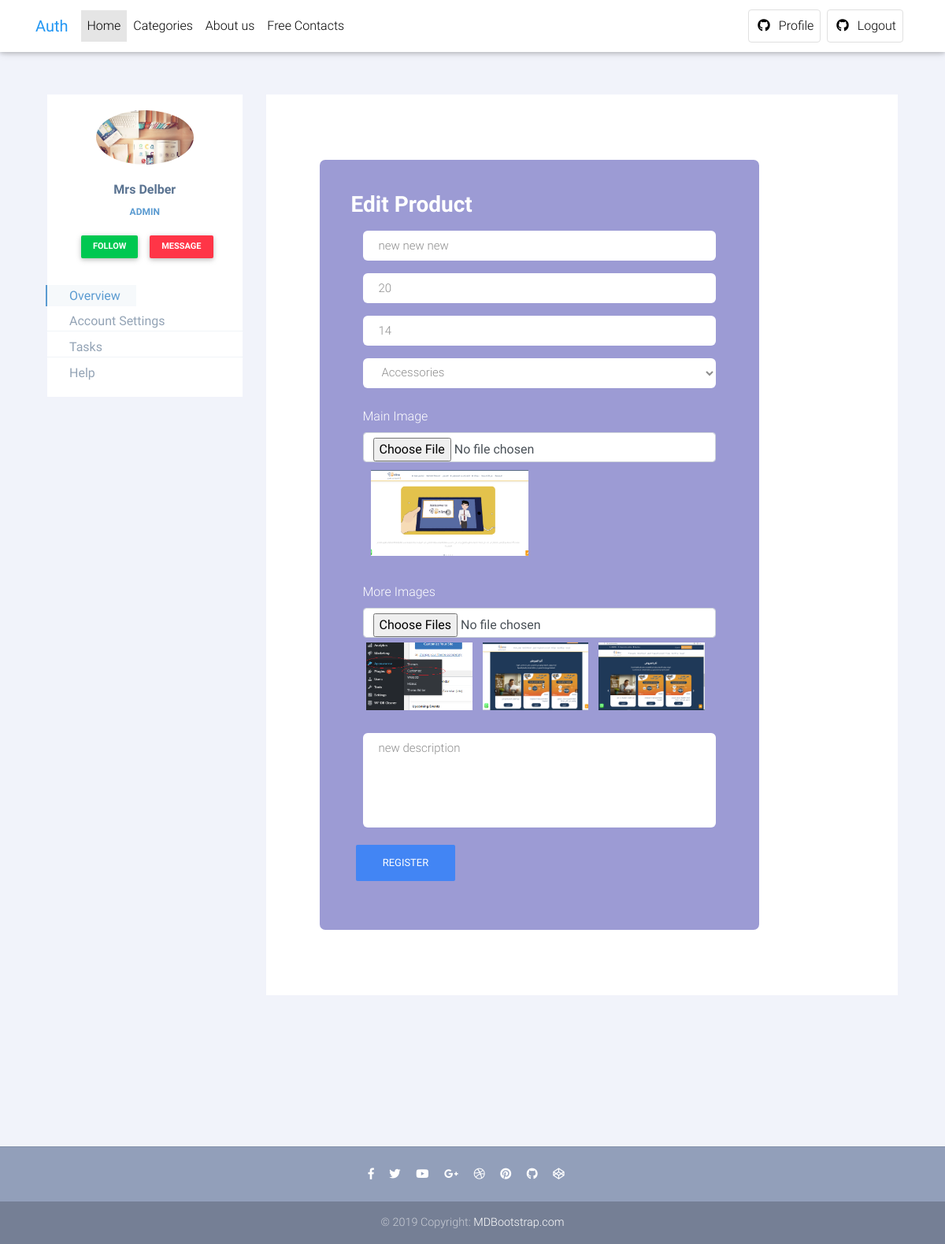
/profile?view=add_product&id=25 (signed in), run on the app's committed database.
### tables this page shows
CREATE TABLE `users` (
  `ID` int(11) NOT NULL,
  `email` varchar(52) NOT NULL,
  `name` varchar(64) NOT NULL,
  `password` varchar(255) NOT NULL,
  `mobile` varchar(14) NOT NULL,
  `created_at` date NOT NULL,
  `created_by` int(5) DEFAULT NULL,
  `role` enum('user','admin','super-admin') DEFAULT NULL,
  `image` varchar(255) NOT NULL
);

CREATE TABLE `products` (
  `ID` int(11) NOT NULL,
  `name` varchar(32) NOT NULL,
  `parent` int(11) DEFAULT '0',
  `description` text NOT NULL,
  `image` varchar(255) NOT NULL,
  `price` int(5) NOT NULL,
  `sale-price` int(5) NOT NULL
);

CREATE TABLE `category` (
  `ID` int(11) NOT NULL,
  `name` varchar(32) NOT NULL,
  `parent` int(11) DEFAULT '0',
  `description` text NOT NULL,
  `image` varchar(255) NOT NULL
);

CREATE TABLE `product_album` (
  `ID` int(11) NOT NULL,
  `product_id` int(11) DEFAULT NULL,
  `image` varchar(255) NOT NULL
);

### classes/user.php (called while the page is built, shortened)
<?php
Class User Extends Template{
    private $id ,$role;
    public function __construct($id = 0 ){
        if ($id) {
            $pdo1 = new PDO(Dns, Dbuser, Dbpassword);
            $stmt = $pdo1->prepare("select * from users where ID = '".$id."'");
            $stmt->execute();
            $array_of_args =   $stmt->fetch(\PDO::FETCH_ASSOC);
        } else return ;
        $this->name     = $array_of_args['name'];
        $this->role     = $array_of_args['role'];
        $this->image    = $this->get_image($array_of_args['image']);
    }
    public function get_image($image){
        return is_file($_SERVER['DOCUMENT_ROOT'].'/Auth/uploads/'.$image)? '../Auth/uploads/'.$image
                :'https://cdn2.iconfinder.com/data/icons/avatars-99/62/avatar-370-456322-512.png';
    }
    public function get_role(){
        return $this->role;
    }
}

### includes/functions.php (called while the page is built, shortened)
<?php
function get_categories($cond = 'is null'){
    global $con;
    $query = "select * from category where parent $cond";
    $res = mysqli_query($con ,$query);
    $cats = array();
    if ($res->num_rows == 0)  return false ;
    else while($row = mysqli_fetch_assoc($res))
                $cats[] = $row;
    return $cats;
}

### layouts/profile/add_product.php (the view, shortened to what this page needs)
<?php
$categories = get_categories();
foreach($categories as $key => $value){
     $categories[$key]['childs'] = get_categories(' = '.$value['ID']);
}
$editUser = array();
if (isset($_GET['id'])){
   $user_id = $_GET['id'];
    if ( get_user_role() == 'super-admin' || get_user_role() == 'admin'  ){
         $query = "select * from products where ID = '".$user_id."'";
         $res = mysqli_query($con ,$query);
         if ($res->num_rows == 0) {
            echo 'No Product By That ID';
            die ;
         }  else {
                 $editUser = mysqli_fetch_assoc($res);
                  $query = "select * from product_album where product_id = '".$user_id."'";
                  $res_album = mysqli_query($con ,$query);
                  $albume_src= array();
                  if ($res_album->num_rows != 0)
                     while($row = mysqli_fetch_assoc($res_album))
                           $albume_src[] = $row;
         }
    }
}
?>
<div class="form-body">
     <div class="row">
         <div class="form-holder">
             <div class="form-content">
                 <div class="form-items">
                     <h3>
                        <?=isset($editUser['ID'])?'Edit Product ':'Add New Product'?>
                     </h3>
                     <form class="create-product" novalidate action="./actions/add_customer.php"
                           method="post" enctype="multipart/form-data">
                         <div class="col-md-12">
                            <input class="form-control" type="text" name="name" placeholder="Product Name"
                                   value="<?=(isset($editUser['name']))?$editUser['name']:''?>" required>
                         </div>
                         <div class="col-md-12">
                            <input class="form-control" type="text" name="price" placeholder="Product price"
                                   value="<?=(isset($editUser['price']))?$editUser['price']:''?>" required>
                         </div>
                         <div class="col-md-12">
                            <input class="form-control" type="text" name="sale-price" placeholder="Sale price"
                                   value="<?=(isset($editUser['sale-price']))?$editUser['sale-price']:''?>" required>
                         </div>
                         <div class="col-md-12">
                             <select class="form-control form-select mt-3" name ="parent" required>
                                 <?php foreach($categories as $parent_cat) { ?>
                                 <option value="<?=$parent_cat['ID']?>"
                                        <?=(isset($editUser['parent']) && $editUser['parent'] ==$parent_cat['ID'])?'selected':''?>>
                                        <?=$parent_cat['name']?></option>
                                 <?php } ?>
                             </select>
                        </div>
                        <br>
                         <div class="col-md-12">
                             <label>Main Image</label>
                            <input class="form-control" type="file" name="image" placeholder="Image"
                                   required>
                            <?php if (isset($editUser['image'])) { ?>
                            <img src="<?='../Auth/uploads/'.$editUser['image']?>" style=" margin: 10px; width: 200px; height: auto; ">
                            <?php } ?>
                         </div>
                         <br>
                         <div class="col-md-12">
                             <label>More Images</label>
                            <input class="form-control" type="file" multiple name="more-images[]" placeholder="Image"
                                   required>
                            <?php if (isset($editUser['image'])) foreach ($albume_src as $album) { ?>
                            <div class="album_element" data-class="<?=$album['ID']?>">
                              <img src="<?='../Auth/uploads/'.$album['image']?>" style="  ">
                            </div>
                            <?php } ?>
                         </div>
                         <br>
                         <div class="col-md-12">
                             <textarea class="form-control"  name="description" placeholder="Product Description"
                             ><?=(isset($editUser['description']))?$editUser['description']:''?></textarea>
                         </div>
                         <div class="form-button mt-3">
                             <button id="submit" type="submit" class="btn btn-primary">Register</button>
                         </div>
                     </form>
                 </div>
             </div>
         </div>
     </div>
 </div>

### profile.php (shortened to what this page needs)
<?php
require_once($_SERVER['DOCUMENT_ROOT'].'/Auth/classes/user.php');
$current_user = new User($_SESSION['user']);
?>
<?php require('./layouts/header.php') ?>
<div class="container">
    <div class="row profile">
		<div class="col-md-3">
			<div class="profile-sidebar">
				<div class="profile-userpic">
                    <img src="<?=$current_user->image?>" class="img-responsive" alt="">
				</div>
				<div class="profile-usertitle">
					<div class="profile-usertitle-name">
						<?=$current_user->name?>
					</div>
					<div class="profile-usertitle-job">
						<?=$current_user->get_role()?>
					</div>
				</div>
				<div class="profile-userbuttons">
					<button type="button" class="btn btn-success btn-sm">Follow</button>
					<button type="button" class="btn btn-danger btn-sm">Message</button>
				</div>
				<div class="profile-usermenu">
					<ul class="nav">
						<li class="active">
							<a href="#">
							Overview </a>
						</li>
						<li>
							<a href="#">
							Account Settings </a>
						</li>
						<li>
							<a href="#" target="_blank">
							Tasks </a>
						</li>
						<li>
							<a href="#">
							Help </a>
						</li>
					</ul>
				</div>
			</div>
		</div>
		<div class="col-md-9">
            <div class="profile-content">
                    <?php
                    if (isset($_GET['view']) )
                        if (is_file('./layouts/profile/'.$_GET['view'].'.php'))
                            include ('./layouts/profile/'.$_GET['view'].'.php');
                        else echo 'File Not Exist';
                    else include ('./layouts/profile/content.php');
                    ?>
            </div>
		</div>
	</div>
</div>
<br>
<br>
<?php require('./layouts/footer.php') ?>

### assets/style.css (style rules this page uses)
body { background: #F1F3FA; }
.profile { margin: 120px 0; }
.profile-sidebar { padding: 20px 0 10px 0; background: #fff; }
.profile-userpic img { float: none; margin: 0 auto; width: 50%; height: auto; -webkit-border-radius: 50% !important; -moz-border-radius: 50% !important; border-radius: 50% !important; display: block; }
.profile-usermenu ul { display: block; }
.profile-usertitle { text-align: center; margin-top: 20px; }
.profile-usertitle-name { color: #5a7391; font-size: 16px; font-weight: 600; margin-bottom: 7px; }
.profile-usertitle-job { text-transform: uppercase; color: #5b9bd1; font-size: 12px; font-weight: 600; margin-bottom: 15px; }
.profile-userbuttons { text-align: center; margin-top: 10px; }
.profile-userbuttons .btn { text-transform: uppercase; font-size: 11px; font-weight: 600; padding: 6px 15px; margin-right: 5px; }
.profile-userbuttons .btn:last-child { margin-right: 0px; }
.profile-usermenu { margin-top: 30px; }
.profile-usermenu ul li { border-bottom: 1px solid #f0f4f7; margin: 8px 0; }
.profile-usermenu ul li:last-child { border-bottom: none; }
.profile-usermenu ul li a { color: #93a3b5; font-size: 16px; font-weight: 400; padding: 4px 20px; }
.profile-usermenu ul li.active { border-bottom: none; }
.profile-usermenu ul li.active a { color: #5b9bd1; background-color: #f6f9fb; border-left: 2px solid #5b9bd1; margin-left: -2px; }
.profile-content { padding: 20px; background: #fff; min-height: 460px; height: 100%; }

### layouts/header.php (style rules this page uses)
html, body, header, .carousel { height: 60vh; }

### layouts/profile/add_product.php (style rules this page uses)
.album_element { display: inline-block; width: 30%; overflow: hidden; vertical-align: text-top; height: 86px; position: relative; margin: 1%; }
.album_element img { margin: 0; width: 100%; height: 100%; }
.form-holder { display: flex; flex-direction: column; justify-content: center; align-items: center; text-align: center; min-height: 100vh; }
.form-holder .form-content { position: relative; text-align: center; display: -webkit-box; display: -moz-box; display: -ms-flexbox; display: -webkit-flex; display: flex; -webkit-justify-content: center; justify-content: center; -webkit-align-items: center; align-items: center; padding: 60px; }
.form-content .form-items { border: 3px solid #fff; padding: 40px; display: inline-block; width: 100%; min-width: 540px; -webkit-border-radius: 10px; -moz-border-radius: 10px; border-radius: 10px; text-align: left; -webkit-transition: all 0.4s ease; transition: all 0.4s ease; }
.form-content h3 { color: #fff; text-align: left; font-size: 28px; font-weight: 600; margin-bottom: 5px; }
.form-items { background: #9C9BD4; }
.form-content label, .was-validated .form-check-input:invalid~.form-check-label, .was-validated .form-check-input:valid~.form-check-label { color: #fff; }
.form-content input[type=text], .form-content input[type=password], .form-content input[type=email], .form-content select { width: 100%; padding: 9px 20px; text-align: left; border: 0; outline: 0; border-radius: 6px; background-color: #fff; font-size: 15px; font-weight: 300; color: #8D8D8D; -webkit-transition: all 0.3s ease; transition: all 0.3s ease; margin-top: 16px; }
.btn-primary { background-color: #6C757D; outline: none; border: 0px; box-shadow: none; }
.form-content textarea { position: static !important; width: 100%; padding: 8px 20px; border-radius: 6px; text-align: left; background-color: #fff; border: 0; font-size: 15px; font-weight: 300; color: #8D8D8D; outline: none; resize: none; height: 120px; -webkit-transition: none; transition: none; margin-bottom: 14px; }

### data on the page
users: image (picture), name "Mrs Delber", role "ADMIN"
products: name "new new new", price "20", sale-price "14", parent "Accessories", image (picture), description "new description"
product_album: image (picture)
product_album: image (picture)
product_album: image (picture)
